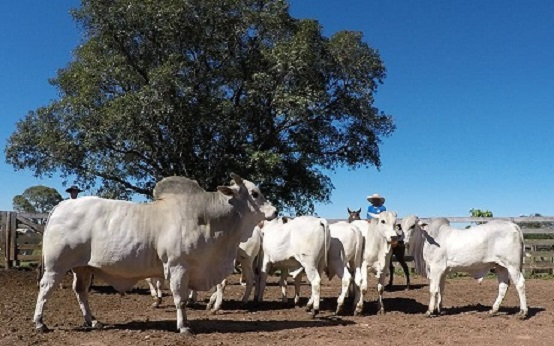
%> input picture assets/bois.jpg, 554 x 346 px, given in place of lenna.png, which was not available
$ octave --eval "task1_8;"   (GNU Octave 9; MATLAB toolbox functions it lacks are replaced by stand-ins)
%> lines starting %> are read from the running program, lines starting %| are printed output that depends on the picture; pictures that were not available may be replaced by others from this repository, and a replacement may not be noted
% 1.8. Filtros de detecção de bordas Sobel e Laplaciano
function task1_8()
    assetsDir = ['..' filesep 'assets' filesep];
    filePath = strcat(assetsDir, 'lenna.png');

    originalImage = imread(filePath);
%> originalImage is the input picture: size 346x554x3 uint8; mean R, G, B 88.1, 102.8, 115.2
    sobel_X_Image = sobel_X_Filter(originalImage);
    sobel_Y_Image = sobel_Y_Filter(originalImage);
    laplacianImage = laplacianFilter(originalImage, 0.5);

    % Ploting
    figure();
    subplot(2,4,2), imshow(originalImage,[]), title('Original image')
    subplot(2,4,3), imshow(laplacianImage,[]), title('Laplacian image')


    subplot(2,4,6), imshow(sobel_X_Image,[]), title('Sobel X image')
    subplot(2,4,7), imshow(sobel_Y_Image,[]), title('Sobel Y image')

end

function output = sobel_X_Filter(input)
    % MatLab shortcut
    h = fspecial('sobel');
    output = imfilter(input, h);
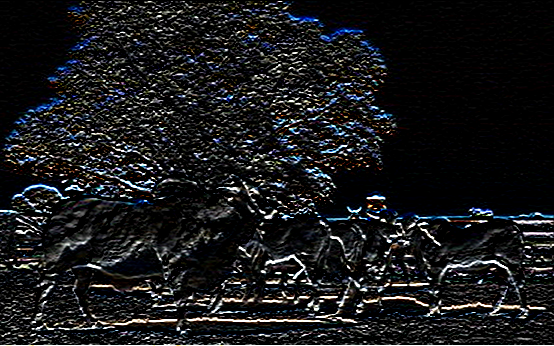
%> output: size 346x554x3 uint8; mean R, G, B 25.7, 26.4, 27.8
end

function output = sobel_Y_Filter(input)
    % MatLab shortcut
    h = fspecial('sobel');
    output = imfilter(input, h');
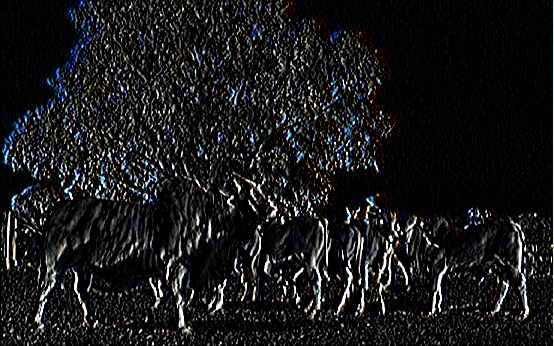
%> output: size 346x554x3 uint8; mean R, G, B 25.1, 25.4, 26.2
end

function output = laplacianFilter(input, alpha)
%> called with alpha = 0.5
    % MatLab shortcut
    h = fspecial('laplacian', alpha);
    output = imfilter(input, h);
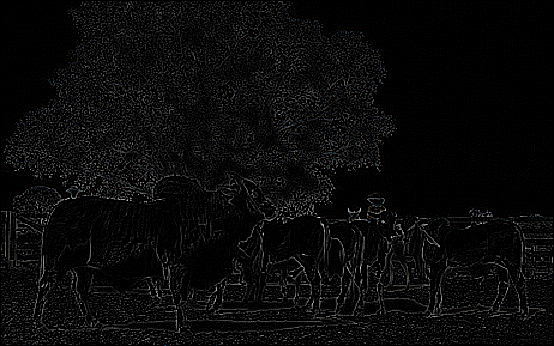
%> output: size 346x554x3 uint8; mean R, G, B 10.3, 10.3, 10.4
end

$ run again, on assets/colorful_water.jpg
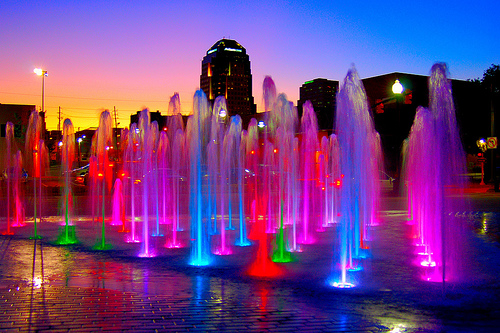
%> input picture assets/colorful_water.jpg, 500 x 333 px, given in place of lenna.png, which was not available
%> in task1_8, originalImage is the input picture: size 333x500x3 uint8; mean R, G, B 114.3, 62.9, 129.4
%> in sobel_Y_Filter, `output = imfilter(input, h');`:
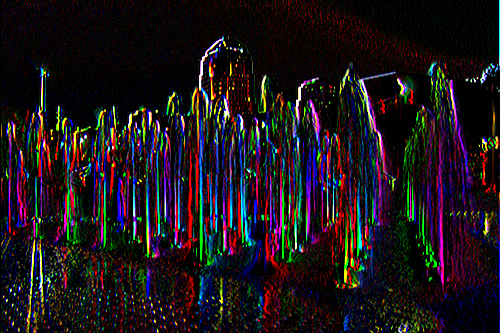
%> output: size 333x500x3 uint8; mean R, G, B 28.2, 21.2, 25.6
%> in laplacianFilter, `output = imfilter(input, h);`:
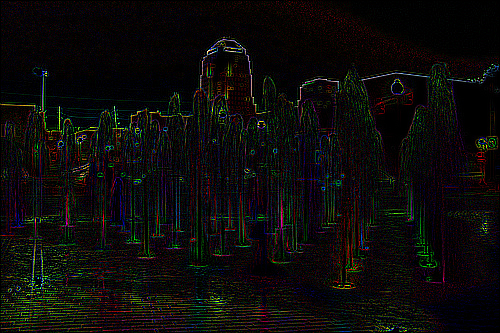
%> output: size 333x500x3 uint8; mean R, G, B 12.9, 11.5, 10.4
